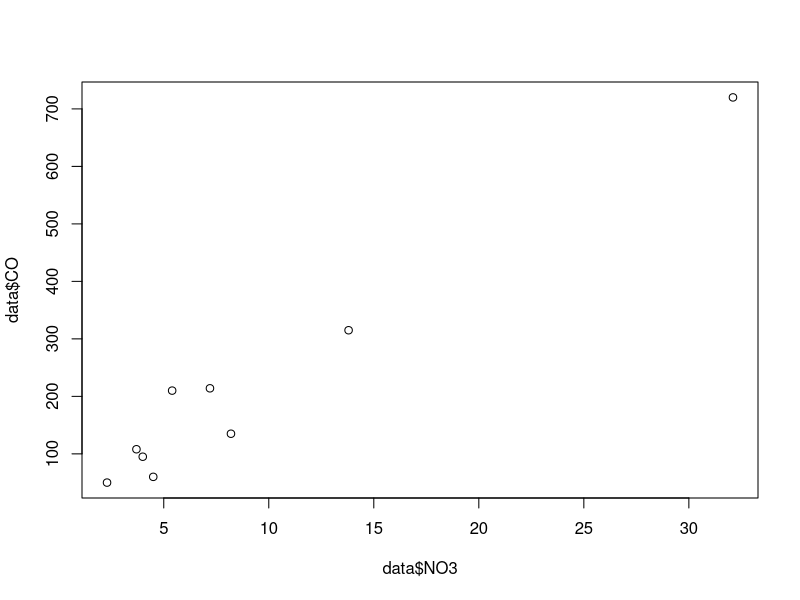

Write R code to recreate this figure.
data <- read.csv('ex12-74.csv')
tdata = data[1:8,]
tdata
model <- lm(CO ~ NO3, data=data)
summary(model)
print('---------------------')
print(model)
print('===========tmodel============')
tmodel <- lm(CO ~ NO3, data=tdata)
summary(tmodel)

plot(data$NO3, data$CO)
#line(log(data$NO3), log(data$CO))
#prediction <- predict(model, c(400))
#print(prediction)

#confidence interval
t_int = 0.627
t_no3 = 12.719
error_int = 21.734
error_no3 = 1.728
r2 = deviance(model)
yhat = 5473.97
bound = t_int*sqrt(error_int*(1/length(data)+1+r2))
yhat = mean(data$CO)
yhat
yhat-bound
yhat+bound



#t_no3*sqrt(error_no3*(1/length(data)+1+r2))